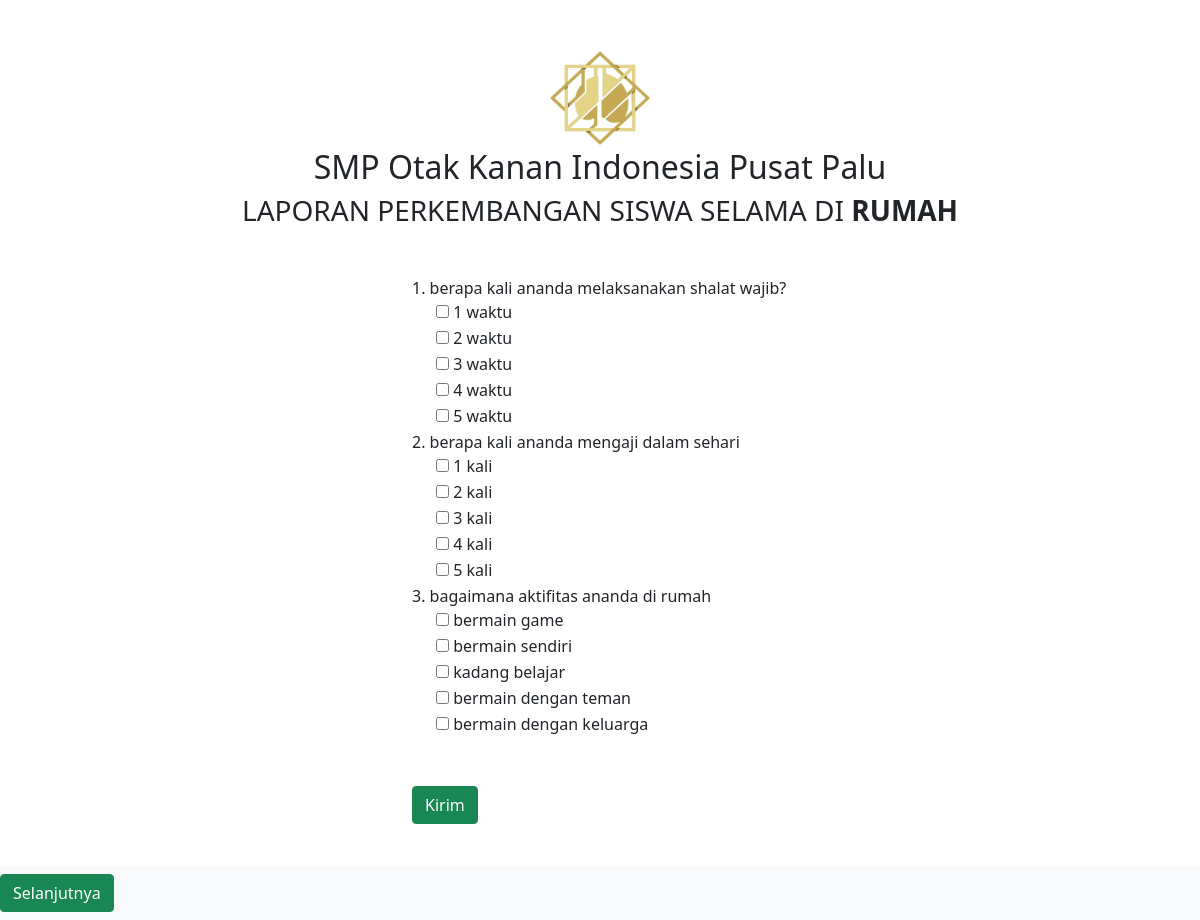
/index.php/wali, run on the app's committed database.
### tables this page shows
CREATE TABLE `pertanyaan_lps` (
  `id` int(11) NOT NULL,
  `pertanyaan` varchar(100) NOT NULL,
  `jawaban_a` varchar(100) NOT NULL,
  `jawaban_b` varchar(100) NOT NULL,
  `jawaban_c` varchar(100) NOT NULL,
  `jawaban_d` varchar(100) NOT NULL,
  `jawaban_e` varchar(100) NOT NULL
);

### application/controllers/Wali.php (called while the page is built, shortened)
<?php
class Wali extends CI_Controller
{
  public function __construct()
  {
    $this->load->model('wali_model');
  }
  public function index()
  {
    $data['title'] = 'Halaman Orang Tua';
    $data['login'] = $this->db->get_where('login', ['email' => $this->session->userdata('email')])->row_array();
    $data['LPS'] = $this->db->get('pertanyaan_lps')->result_array();
    $this->load->view('templates/header');
    $this->load->view('wali/lps', $data);
    $this->load->view('templates/footer');
  }
}

### index.php (called while the page is built, shortened)
<?php
require_once BASEPATH.'core/CodeIgniter.php';

### application/views/wali/lps.php (the view, shortened to what this page needs)
<div class="container-fluid">
  <div class="text-center mb-5 mt-5">
    <img src="<?= base_url('assets/img/');?>EMAS.png" width="100px" height="100px">
    <h2 class="text-center">SMP Otak Kanan Indonesia Pusat Palu</h2>
    <h3 class="text-center">LAPORAN PERKEMBANGAN SISWA SELAMA DI <strong>RUMAH</strong></h3>
  </div>
    <div class="row mb-5">
      <div class="col-sm-4"></div>
      <div class="col-sm-8">
        <form id="myform" action="<?= base_url('wali/tambah_lps'); ?>" method="post">
          <?php $i = 1; ?>
          <?php foreach ($LPS as $p) : ?>
            <th scope="row"><?= $i; ?>.</th>
            <label for=""><?= $p['pertanyaan'];?></label>
            <input type="text"  name="pertanyaan[]" value="<?= $p['pertanyaan'];?>" hidden> <br>
                <div class="form-check">
                  <input type="checkbox" name="jawaban[]" id="jawaban" value="<?= $p['jawaban_a'];?>" >
                  <label for="jawaban"><?= $p['jawaban_a']; ?></label> <br>
                </div>
                <div class="form-check">
                  <input type="checkbox" name="jawaban[]" id="jawaban" value="<?= $p['jawaban_b'];?>" >
                  <label for="jawaban"><?= $p['jawaban_b']; ?></label> <br>
                </div>
                <div class="form-check">
                  <input type="checkbox" name="jawaban[]" id="jawaban" value="<?= $p['jawaban_c'];?>" >
                  <label for="jawaban"><?= $p['jawaban_c']; ?></label> <br>
                </div>
                <div class="form-check">
                  <input type="checkbox" name="jawaban[]" id="jawaban" value="<?= $p['jawaban_d'];?>" >
                  <label for="jawaban"><?= $p['jawaban_d']; ?></label> <br>
                </div>
                <div class="form-check">
                  <input type="checkbox" name="jawaban[]" id="jawaban" value="<?= $p['jawaban_e'];?>" >
                  <label for="jawaban"><?= $p['jawaban_e']; ?></label> <br>
                </div>
          <?php $i++; ?>
          <?php endforeach; ?>
            <button type="submit" form="myform" class="btn btn-success mb-5 mt-5">Kirim</button>
        </form>
      </div>
    </div>
  <nav class="navbar fixed-bottom navbar-light bg-light mt-5">
      <a class="btn btn-success ml-5" href="<?= base_url('wali/kuesioner');?>">Selanjutnya</a>
  </nav>
</div>

### data on the page
pertanyaan_lps: pertanyaan "berapa kali ananda melaksanakan shalat wajib?", jawaban_a "1 waktu", jawaban_b "2 waktu", jawaban_c "3 waktu", jawaban_d "4 waktu", jawaban_e "5 waktu"
pertanyaan_lps: pertanyaan "berapa kali ananda mengaji dalam sehari", jawaban_a "1 kali", jawaban_b "2 kali", jawaban_c "3 kali", jawaban_d "4 kali", jawaban_e "5 kali"
pertanyaan_lps: pertanyaan "bagaimana aktifitas ananda di rumah", jawaban_a "bermain game", jawaban_b "bermain sendiri", jawaban_c "kadang belajar", jawaban_d "bermain dengan teman", jawaban_e "bermain dengan keluarga"
